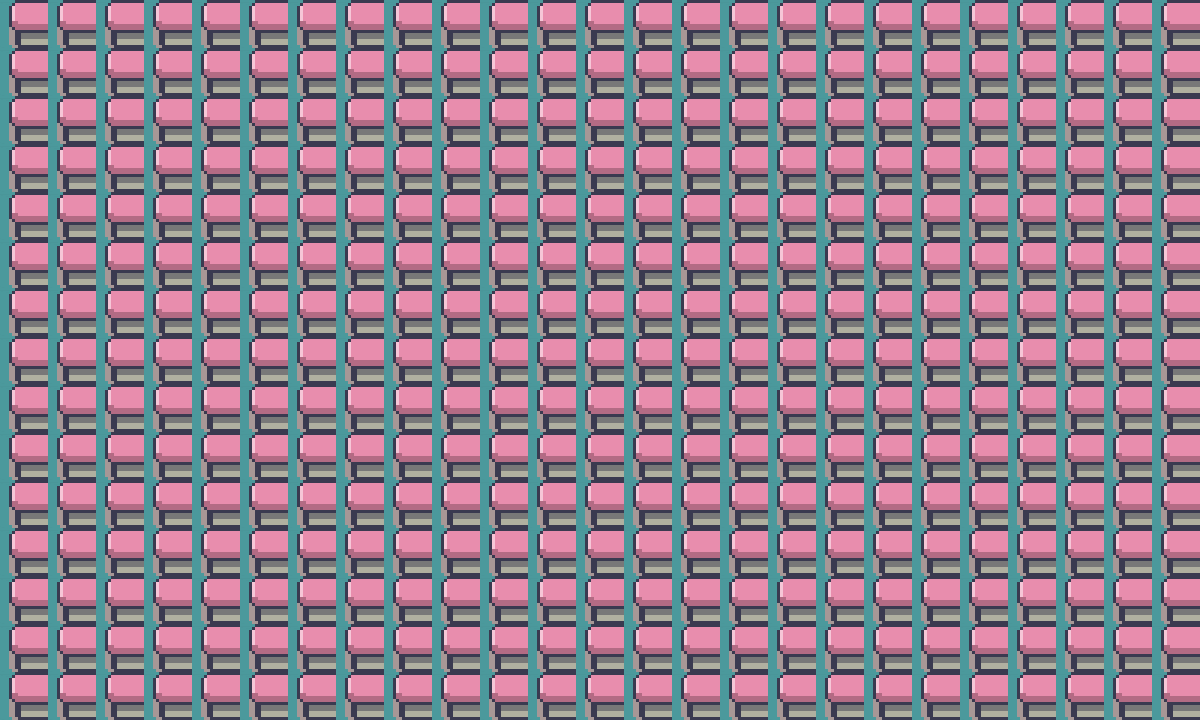

The image is a tile-based game level rendered from a .tmx file. Its description and complete source (layers, tilesets, objects, tile grids) follow:
An orthogonal 25x15 tile map with 48x48 px tiles, 2 tile layers (Background, Table).

<map version="1.10" tiledversion="1.11.2" orientation="orthogonal" renderorder="right-down" width="25" height="15" tilewidth="48" tileheight="48" infinite="0" nextlayerid="3" nextobjectid="1">
 <tileset firstgid="1" source="../tsx/my_interior.tsx" />
 <layer id="2" name="Background" width="25" height="15">
  <data encoding="csv">
23,23,23,23,23,23,23,23,23,23,23,23,23,23,23,23,23,23,23,23,23,23,23,23,23,
23,23,23,23,23,23,23,23,23,23,23,23,23,23,23,23,23,23,23,23,23,23,23,23,23,
23,23,23,23,23,23,23,23,23,23,23,23,23,23,23,23,23,23,23,23,23,23,23,23,23,
23,23,23,23,23,23,23,23,23,23,23,23,23,23,23,23,23,23,23,23,23,23,23,23,23,
23,23,23,23,23,23,23,23,23,23,23,23,23,23,23,23,23,23,23,23,23,23,23,23,23,
23,23,23,23,23,23,23,23,23,23,23,23,23,23,23,23,23,23,23,23,23,23,23,23,23,
23,23,23,23,23,23,23,23,23,23,23,23,23,23,23,23,23,23,23,23,23,23,23,23,23,
23,23,23,23,23,23,23,23,23,23,23,23,23,23,23,23,23,23,23,23,23,23,23,23,23,
23,23,23,23,23,23,23,23,23,23,23,23,23,23,23,23,23,23,23,23,23,23,23,23,23,
23,23,23,23,23,23,23,23,23,23,23,23,23,23,23,23,23,23,23,23,23,23,23,23,23,
23,23,23,23,23,23,23,23,23,23,23,23,23,23,23,23,23,23,23,23,23,23,23,23,23,
23,23,23,23,23,23,23,23,23,23,23,23,23,23,23,23,23,23,23,23,23,23,23,23,23,
23,23,23,23,23,23,23,23,23,23,23,23,23,23,23,23,23,23,23,23,23,23,23,23,23,
23,23,23,23,23,23,23,23,23,23,23,23,23,23,23,23,23,23,23,23,23,23,23,23,23,
23,23,23,23,23,23,23,23,23,23,23,23,23,23,23,23,23,23,23,23,23,23,23,23,23
</data>
 </layer>
 <layer id="1" name="Table" width="25" height="15">
  <data encoding="csv">
20,20,20,20,20,20,20,20,20,20,20,20,20,20,20,20,20,20,20,20,20,20,20,20,20,
20,20,20,20,20,20,20,20,20,20,20,20,20,20,20,20,20,20,20,20,20,20,20,20,20,
20,20,20,20,20,20,20,20,20,20,20,20,20,20,20,20,20,20,20,20,20,20,20,20,20,
20,20,20,20,20,20,20,20,20,20,20,20,20,20,20,20,20,20,20,20,20,20,20,20,20,
20,20,20,20,20,20,20,20,20,20,20,20,20,20,20,20,20,20,20,20,20,20,20,20,20,
20,20,20,20,20,20,20,20,20,20,20,20,20,20,20,20,20,20,20,20,20,20,20,20,20,
20,20,20,20,20,20,20,20,20,20,20,20,20,20,20,20,20,20,20,20,20,20,20,20,20,
20,20,20,20,20,20,20,20,20,20,20,20,20,20,20,20,20,20,20,20,20,20,20,20,20,
20,20,20,20,20,20,20,20,20,20,20,20,20,20,20,20,20,20,20,20,20,20,20,20,20,
20,20,20,20,20,20,20,20,20,20,20,20,20,20,20,20,20,20,20,20,20,20,20,20,20,
20,20,20,20,20,20,20,20,20,20,20,20,20,20,20,20,20,20,20,20,20,20,20,20,20,
20,20,20,20,20,20,20,20,20,20,20,20,20,20,20,20,20,20,20,20,20,20,20,20,20,
20,20,20,20,20,20,20,20,20,20,20,20,20,20,20,20,20,20,20,20,20,20,20,20,20,
20,20,20,20,20,20,20,20,20,20,20,20,20,20,20,20,20,20,20,20,20,20,20,20,20,
20,20,20,20,20,20,20,20,20,20,20,20,20,20,20,20,20,20,20,20,20,20,20,20,20
</data>
 </layer>
</map>